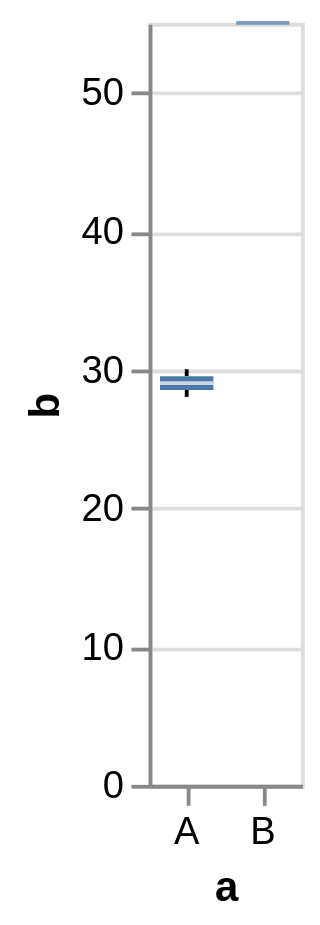

Vega-Lite specification stored for this chart:
### Vega specification from a JSON file in a GitHub repository (floating-point values rounded to 4 significant figures)
{"$schema": "https://vega.github.io/schema/vega/v5.json", "description": "A simple bar chart with embedded data.", "background": "white", "padding": 5, "height": 200, "style": "cell", "data": [{"name": "source_0", "values": [{"a": "A", "b": 28}, {"a": "A", "b": 30}, {"a": "B", "b": 55}]}, {"name": "data_1", "source": "source_0", "transform": [{"type": "joinaggregate", "as": ["lower_box_b", "upper_box_b"], "ops": ["q1", "q3"], "fields": ["b", "b"], "groupby": ["a"]}]}, {"name": "data_2", "source": "data_1", "transform": [{"type": "filter", "expr": "(datum['b'] < datum['lower_box_b'] - 1.5 * (datum['upper_box_b'] - datum['lower_box_b'])) || (datum['b'] > datum['upper_box_b'] + 1.5 * (datum['upper_box_b'] - datum['lower_box_b']))"}, {"type": "filter", "expr": "isValid(datum[\"b\"]) && isFinite(+datum[\"b\"])"}]}, {"name": "data_3", "source": "data_1", "transform": [{"type": "filter", "expr": "(datum['lower_box_b'] - 1.5 * (datum['upper_box_b'] - datum['lower_box_b']) <= datum['b']) && (datum['b'] <= datum['upper_box_b'] + 1.5 * (datum['upper_box_b'] - datum['lower_box_b']))"}, {"type": "aggregate", "groupby": ["a"], "ops": ["min", "max", "min", "max"], "fields": ["b", "b", "lower_box_b", "upper_box_b"], "as": ["lower_whisker_b", "upper_whisker_b", "lower_box_b", "upper_box_b"]}]}, {"name": "data_4", "source": "data_3", "transform": [{"type": "filter", "expr": "isValid(datum[\"lower_whisker_b\"]) && isFinite(+datum[\"lower_whisker_b\"])"}]}, {"name": "data_5", "source": "data_3", "transform": [{"type": "filter", "expr": "isValid(datum[\"upper_box_b\"]) && isFinite(+datum[\"upper_box_b\"])"}]}, {"name": "data_6", "source": "source_0", "transform": [{"type": "aggregate", "groupby": ["a"], "ops": ["q1", "q3", "median", "min", "max"], "fields": ["b", "b", "b", "b", "b"], "as": ["lower_box_b", "upper_box_b", "mid_box_b", "min_b", "max_b"]}]}, {"name": "data_7", "source": "data_6", "transform": [{"type": "filter", "expr": "isValid(datum[\"lower_box_b\"]) && isFinite(+datum[\"lower_box_b\"])"}]}, {"name": "data_8", "source": "data_6", "transform": [{"type": "filter", "expr": "isValid(datum[\"mid_box_b\"]) && isFinite(+datum[\"mid_box_b\"])"}]}], "signals": [{"name": "x_step", "value": 20}, {"name": "width", "update": "bandspace(domain('x').length, 0, 0) * x_step"}], "marks": [{"name": "layer_0_layer_0_marks", "type": "symbol", "style": ["point", "boxplot-outliers"], "from": {"data": "data_2"}, "encode": {"update": {"opacity": {"value": 0.7}, "fill": {"value": "transparent"}, "stroke": {"value": "#4c78a8"}, "ariaRoleDescription": {"value": "point"}, "description": {"signal": "\"a: \" + (isValid(datum[\"a\"]) ? datum[\"a\"] : \"\"+datum[\"a\"]) + \"; b: \" + (format(datum[\"b\"], \"\"))"}, "x": {"scale": "x", "field": "a", "band": 0.5}, "y": {"scale": "y", "field": "b"}}}}, {"name": "layer_0_layer_1_layer_0_marks", "type": "rule", "style": ["rule", "boxplot-rule"], "aria": false, "from": {"data": "data_4"}, "encode": {"update": {"stroke": {"value": "black"}, "tooltip": {"signal": "{\"Upper Whisker of b\": format(datum[\"upper_whisker_b\"], \"\"), \"Lower Whisker of b\": format(datum[\"lower_whisker_b\"], \"\"), \"a\": isValid(datum[\"a\"]) ? datum[\"a\"] : \"\"+datum[\"a\"]}"}, "x": {"scale": "x", "field": "a", "band": 0.5}, "y": {"scale": "y", "field": "lower_whisker_b"}, "y2": {"scale": "y", "field": "lower_box_b"}}}}, {"name": "layer_0_layer_1_layer_1_marks", "type": "rule", "style": ["rule", "boxplot-rule"], "aria": false, "from": {"data": "data_5"}, "encode": {"update": {"stroke": {"value": "black"}, "tooltip": {"signal": "{\"Upper Whisker of b\": format(datum[\"upper_whisker_b\"], \"\"), \"Lower Whisker of b\": format(datum[\"lower_whisker_b\"], \"\"), \"a\": isValid(datum[\"a\"]) ? datum[\"a\"] : \"\"+datum[\"a\"]}"}, "x": {"scale": "x", "field": "a", "band": 0.5}, "y": {"scale": "y", "field": "upper_box_b"}, "y2": {"scale": "y", "field": "upper_whisker_b"}}}}, {"name": "layer_1_layer_0_marks", "type": "rect", "style": ["bar", "boxplot-box"], "from": {"data": "data_7"}, "encode": {"update": {"ariaRoleDescription": {"value": "box"}, "fill": {"value": "#4c78a8"}, "tooltip": {"signal": "{\"Max of b\": format(datum[\"max_b\"], \"\"), \"Q3 of b\": format(datum[\"upper_box_b\"], \"\"), \"Median of b\": format(datum[\"mid_box_b\"], \"\"), \"Q1 of b\": format(datum[\"lower_box_b\"], \"\"), \"Min of b\": format(datum[\"min_b\"], \"\"), \"a\": isValid(datum[\"a\"]) ? datum[\"a\"] : \"\"+datum[\"a\"]}"}, "description": {"signal": "\"a: \" + (isValid(datum[\"a\"]) ? datum[\"a\"] : \"\"+datum[\"a\"]) + \"; b: \" + (format(datum[\"lower_box_b\"], \"\")) + \"; upper_box_b: \" + (format(datum[\"upper_box_b\"], \"\")) + \"; Max of b: \" + (format(datum[\"max_b\"], \"\")) + \"; Q3 of b: \" + (format(datum[\"upper_box_b\"], \"\")) + \"; Median of b: \" + (format(datum[\"mid_box_b\"], \"\")) + \"; Q1 of b: \" + (format(datum[\"lower_box_b\"], \"\")) + \"; Min of b: \" + (format(datum[\"min_b\"], \"\"))"}, "xc": {"scale": "x", "field": "a", "band": 0.5}, "width": {"value": 14}, "y": {"scale": "y", "field": "lower_box_b"}, "y2": {"scale": "y", "field": "upper_box_b"}}}}, {"name": "layer_1_layer_1_marks", "type": "rect", "style": ["tick", "boxplot-median"], "aria": false, "from": {"data": "data_8"}, "encode": {"update": {"opacity": {"value": 0.7}, "fill": [{"test": "datum['lower_box_b'] >= datum['upper_box_b']", "value": "#4c78a8"}, {"value": "white"}], "tooltip": {"signal": "{\"Max of b\": format(datum[\"max_b\"], \"\"), \"Q3 of b\": format(datum[\"upper_box_b\"], \"\"), \"Median of b\": format(datum[\"mid_box_b\"], \"\"), \"Q1 of b\": format(datum[\"lower_box_b\"], \"\"), \"Min of b\": format(datum[\"min_b\"], \"\"), \"a\": isValid(datum[\"a\"]) ? datum[\"a\"] : \"\"+datum[\"a\"]}"}, "xc": {"scale": "x", "field": "a", "band": 0.5}, "width": {"value": 14}, "yc": {"scale": "y", "field": "mid_box_b"}, "height": {"value": 1}}}}], "scales": [{"name": "x", "type": "band", "domain": {"fields": [{"data": "data_2", "field": "a"}, {"data": "data_4", "field": "a"}, {"data": "data_5", "field": "a"}, {"data": "data_7", "field": "a"}, {"data": "data_8", "field": "a"}], "sort": true}, "range": {"step": {"signal": "x_step"}}, "paddingInner": 0, "paddingOuter": 0}, {"name": "y", "type": "linear", "domain": {"fields": [{"data": "data_2", "field": "b"}, {"data": "data_4", "field": "lower_whisker_b"}, {"data": "data_4", "field": "lower_box_b"}, {"data": "data_5", "field": "upper_box_b"}, {"data": "data_5", "field": "upper_whisker_b"}, {"data": "data_7", "field": "lower_box_b"}, {"data": "data_7", "field": "upper_box_b"}, {"data": "data_8", "field": "mid_box_b"}]}, "range": [{"signal": "height"}, 0], "nice": true, "zero": true}], "axes": [{"scale": "y", "orient": "left", "gridScale": "x", "grid": true, "tickCount": {"signal": "ceil(height/40)"}, "domain": false, "labels": false, "aria": false, "maxExtent": 0, "minExtent": 0, "ticks": false, "zindex": 0}, {"scale": "x", "orient": "bottom", "grid": false, "title": "a", "labelAngle": 0, "labelBaseline": "top", "zindex": 0}, {"scale": "y", "orient": "left", "grid": false, "title": "b", "labelOverlap": true, "tickCount": {"signal": "ceil(height/40)"}, "zindex": 0}]}
